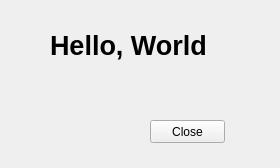
<?xml version="1.0" encoding="UTF-8"?>
<ui version="4.0">
 <class>Widget</class>
 <widget class="QWidget" name="Widget">
  <property name="geometry">
   <rect>
    <x>0</x>
    <y>0</y>
    <width>280</width>
    <height>168</height>
   </rect>
  </property>
  <property name="windowTitle">
   <string>My First Demo</string>
  </property>
  <widget class="QLabel" name="LabDemo">
   <property name="geometry">
    <rect>
     <x>50</x>
     <y>20</y>
     <width>201</width>
     <height>51</height>
    </rect>
   </property>
   <property name="font">
    <font>
     <pointsize>20</pointsize>
     <weight>75</weight>
     <bold>true</bold>
    </font>
   </property>
   <property name="text">
    <string>Hello, World</string>
   </property>
  </widget>
  <widget class="QPushButton" name="btnClose">
   <property name="geometry">
    <rect>
     <x>150</x>
     <y>120</y>
     <width>75</width>
     <height>23</height>
    </rect>
   </property>
   <property name="text">
    <string>Close</string>
   </property>
  </widget>
 </widget>
 <layoutdefault spacing="6" margin="11"/>
 <resources/>
 <connections>
  <connection>
   <sender>btnClose</sender>
   <signal>clicked()</signal>
   <receiver>Widget</receiver>
   <slot>close()</slot>
   <hints>
    <hint type="sourcelabel">
     <x>267</x>
     <y>241</y>
    </hint>
    <hint type="destinationlabel">
     <x>199</x>
     <y>149</y>
    </hint>
   </hints>
  </connection>
 </connections>
</ui>
